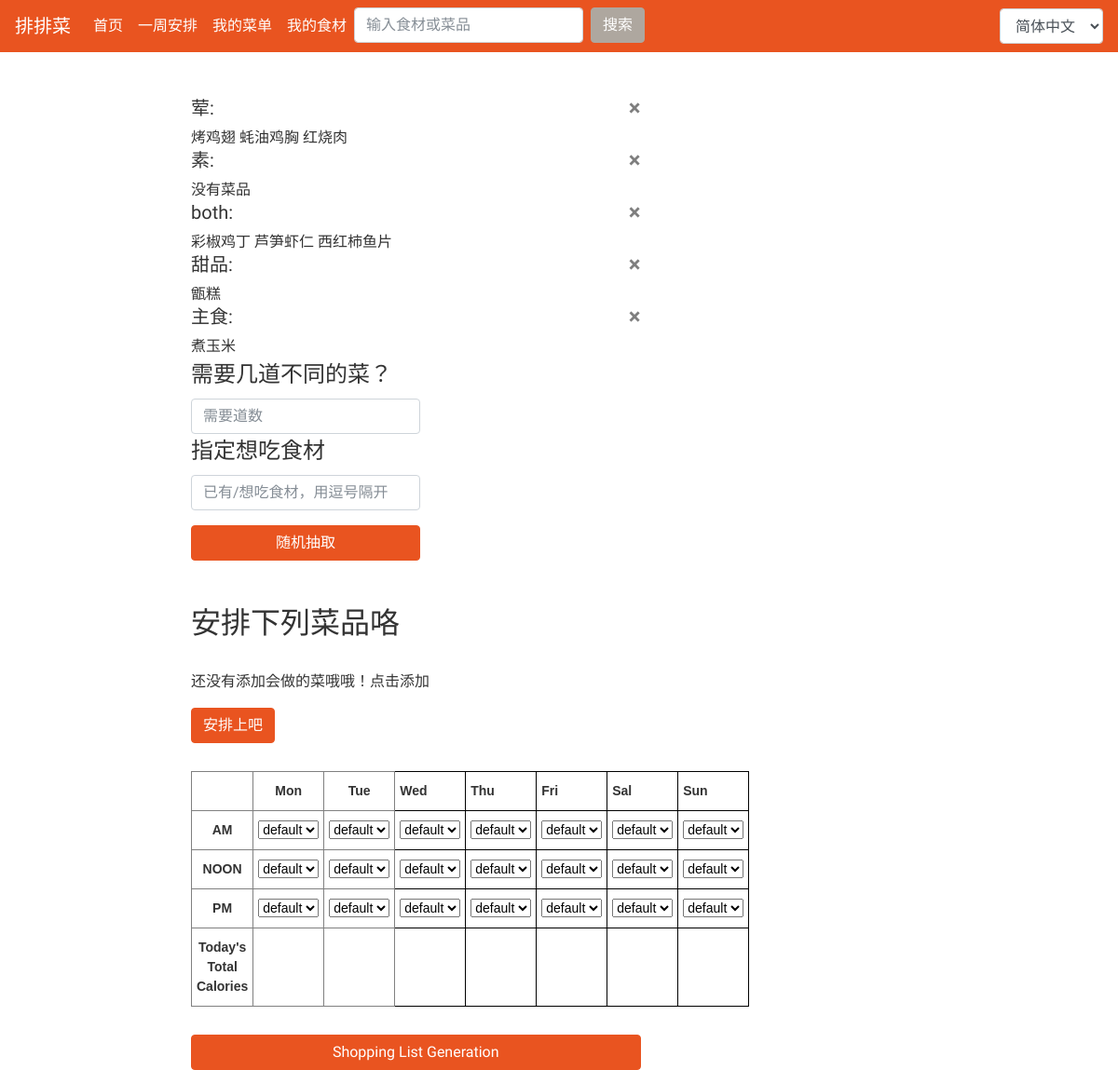
The page /schedule/ (signed in) on the database its author committed.
### AutoGener/models.py (models this page shows, shortened)
class DishType(models.Model):
    userid = models.IntegerField()
    name = models.CharField(max_length=20)

class CanDo(models.Model):
    userid = models.IntegerField()
    name = models.CharField(max_length=100)
    type = models.ManyToManyField(DishType)
    ingre = models.ManyToManyField(CanGet, blank=True)

### AutoGener/views.py (the view, shortened to what this page needs)
# urls.py: path('schedule/', views.get_scehdele, name='schedule'),
@login_required
def get_scehdele(request):
    random_dish = []
    required_dish = []
    message = ''
    types = DishType.objects.filter(userid=request.user.id)
    canDolist = CanDo.objects.filter(userid=request.user.id)
    ingredientlist = CanGet.objects.filter(userid=request.user.id)
    context = {'random_dish': random_dish, 'required_dish': list(set(required_dish)), "message": message,
               'types':types}
    return render(request, 'AutoGener/schedule.html', context)

### templates/AutoGener/schedule.html (shortened to what this page needs)
{% extends 'base.html' %}
{% load i18n %}
{% block main %}
{% for type in types %}
<h5>{{ type.name }}:
    <a class="close" href="{% url 'AutoGener:type_delete' type.name %}">&times;</a></h5>
    {% for dish in type.cando_set.all %}
      {{ dish.name }}
    {% empty %}
      {% trans "没有菜品" %}
    {% endfor %}
{% endfor %}
<div class = "dishBlock">
<div class="btn-group-vertical" data-toggle="buttons">
    <form action="/schedule/" method="post">
        <div class="form-group">
          <legend>需要几道不同的菜？</legend>
          <input type="text" class="form-control" name="numNeed" placeholder="需要道数">
          <legend>指定想吃食材</legend>
          <input type="text" class="form-control" name="wantEat" placeholder="已有/想吃食材，用逗号隔开">
        </div>
        <button type="submit" class="btn btn-primary">随机抽取</button>
    </form>
</div>
</div>
<br>
<br>
<div class = "dishBlock">
  <div>
  <h2>安排下列菜品咯</h2>
  <br>
  {% for dish in random_dish %}
      <p> <a href="{% url 'AutoGener:dish_detail' dish.name %}">{{ dish.name }}</a></p>
  {% empty %}
      <div><p>还没有添加会做的菜哦哦！<a hred="{% url 'AutoGener:dish'%}">点击添加</a></p></div>
  </div>
  {% endfor %}
</div>
<div class = "dishBlock">
<div class="btn-group-vertical" data-toggle="buttons">
    <form action="/schedule/" method="post">
         <button type="submit" class="btn btn-primary">安排上吧</button>
    </form>
</div>
</div>
<div class = "tables">
  <table class="tg">
    <tr>
      <th class="tg-88nc"></th>
      <th class="tg-88nc">Mon</th>
      <th class="tg-88nc">Tue</th>
      <th class="tg-9hbo">Wed</th>
      <th class="tg-9hbo">Thu</th>
      <th class="tg-9hbo">Fri</th>
      <th class="tg-9hbo">Sal</th>
      <th class="tg-9hbo">Sun</th>
    </tr>
    <tr>
      <td class="tg-88nc">AM</td>
      <td class="tg-uys7 a1">
        <select name = "dishes">
          <option value = "default">default</option>
        </select>
      </td>
      <td class="tg-uys7 a2">
        <select name = "dishes">
          <option value = "default">default</option>
        </select>
      </td>
      <td class="tg-yw4l a3">
        <select name = "dishes">
          <option value = "default">default</option>
        </select>
      </td>
      <td class="tg-yw4l a4">
        <select name = "dishes">
          <option value = "default">default</option>
        </select>
      </td>
      <td class="tg-yw4l a5">
        <select name = "dishes">
          <option value = "default">default</option>
        </select>
      </td>
      <td class="tg-yw4l a6">
        <select name = "dishes">
          <option value = "default">default</option>
        </select>
      </td>
      <td class="tg-yw4l a7">
        <select name = "dishes">
          <option value = "default">default</option>
        </select>
      </td>
    </tr>
    <tr>
      <td class="tg-88nc">NOON</td>
      <td class="tg-uys7 n1">
        <select name = "dishes">
          <option value = "default">default</option>
        </select>
      </td>
      <td class="tg-uys7 n2">
        <select name = "dishes">
          <option value = "default">default</option>
        </select>
      </td>
      <td class="tg-yw4l n3">
        <select name = "dishes">
          <option value = "default">default</option>
        </select>
      </td>
      <td class="tg-yw4l n4">
        <select name = "dishes">
          <option value = "default">default</option>
        </select>
      </td>
      <td class="tg-yw4l n5">
        <select name = "dishes">
          <option value = "default">default</option>
        </select>
      </td>
      <td class="tg-yw4l n6">
        <select name = "dishes">
          <option value = "default">default</option>
        </select>
      </td>
      <td class="tg-yw4l n7">
        <select name = "dishes">
          <option value = "default">default</option>
        </select>
      </td>
    </tr>
    <tr>
      <td class="tg-88nc">PM</td>
      <td class="tg-uys7 p1">
        <select name = "dishes">
          <option value = "default">default</option>
        </select>
      </td>
      <td class="tg-uys7 p2">
        <select name = "dishes">
          <option value = "default">default</option>
        </select>
      </td>
      <td class="tg-yw4l p3">
        <select name = "dishes">
          <option value = "default">default</option>
        </select>
      </td>
      <td class="tg-yw4l p4">
        <select name = "dishes">
          <option value = "default">default</option>
        </select>
      </td>
      <td class="tg-yw4l p5">
        <select name = "dishes">
          <option value = "default">default</option>
        </select>
      </td>
      <td class="tg-yw4l p6">
        <select name = "dishes">
          <option value = "default">default</option>
        </select>
      </td>
      <td class="tg-yw4l p7">
        <select name = "dishes">
          <option value = "default">default</option>
        </select>
      </td>
    </tr>
    <tr>
        <td class="tg-88nc">Today's Total Calories</td>
        <td class="tg-uys7 t1">
        </td>
        <td class="tg-uys7 t2">
        </td>
        <td class="tg-yw4l t3">
        </td>
        <td class="tg-yw4l t4">
        </td>
        <td class="tg-yw4l t5">
        </td>
        <td class="tg-yw4l t6">
        </td>
        <td class="tg-yw4l t7">
        </td>
      </tr>
  </table>
</div>
<div>
  <a href = "#" class = "btn btn-primary edit-block">Shopping List Generation</a>
</div>
{% endblock %}

### templates/base.html (style rules this page uses)
.tg { border-collapse:collapse; border-spacing:0; }
.tg td { font-family:Arial, sans-serif; font-size:14px; padding:10px 5px; border-style:solid; border-width:1px; overflow:hidden; word-break:normal; border-color:black; }
.tg th { font-family:Arial, sans-serif; font-size:14px; font-weight:normal; padding:10px 5px; border-style:solid; border-width:1px; overflow:hidden; word-break:normal; border-color:black; }
.tg .tg-88nc { font-weight:bold; border-color:inherit; text-align:center }
.tg .tg-uys7 { border-color:inherit; text-align:center; }
.tg .tg-9hbo { font-weight:bold; vertical-align:top; }
.tg .tg-yw4l { vertical-align:top; }
.edit-block { display:block; }
.tables { margin:30px 0; }

### rows shown on the page
DishType: name "荤"
CanDo: name "烤鸡翅"
CanDo: name "蚝油鸡胸"
CanDo: name "红烧肉"
DishType: name "素"
DishType: name "both"
CanDo: name "彩椒鸡丁"
CanDo: name "芦笋虾仁"
CanDo: name "西红柿鱼片"
DishType: name "甜品"
CanDo: name "甑糕"
DishType: name "主食"
CanDo: name "煮玉米"

### other values the page prints
form field language "简体中文"
